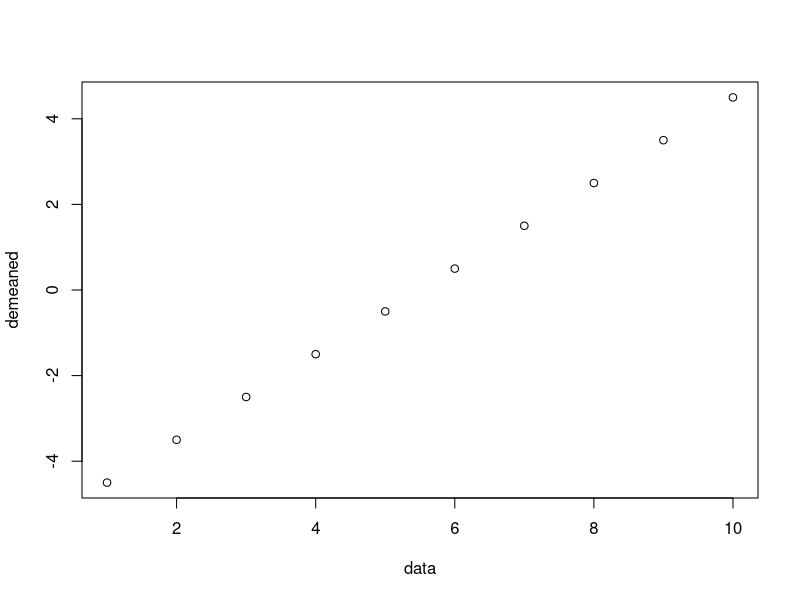

Source code (R):
## ---- chunk 1
demean <- function(x) {  
  x - mean(x, na.rm = TRUE)
}
data <- c(1:10, NA)
demean(data)
## ---- chunk 2
demeaned <- demean(data)

plot(data, demeaned)

## ---- chunk 3
diff_to_n <- function(a,b,n){
  (a-b)^n
}

diff_to_n(20, 3, 94)
## ---- chunk 4
diff_means <- diff_means <- function(x,y,z){
  answer <-  mean(x) - mean(y) - mean(z)
  print(paste("your answer is", answer))
}

diff_means(c(4,10,38),
           c(26,29,21,100),
           c(84,87,106,200))
## ---- chunk 5
#nums <- seq(from=1, to = 100, by=2)
#for (i in 1:length(nums)){
#  nums[i] - mean(nums)
#}
## ---- chunk 6
nums <- seq(from=1, to = 100, by=2)
storage <- rep(NA, time = length(nums))
for (i in 1:length(nums)){
  storage[i] <- i - mean(nums)
}
print(storage)
## ---- chunk 7
nums <- seq(from=1, to = 100, by=2)
storage <- rep(NA, time = length(nums))
for (i in length(nums)){
  storage[i] <- i - mean(nums)
}
print(storage)
